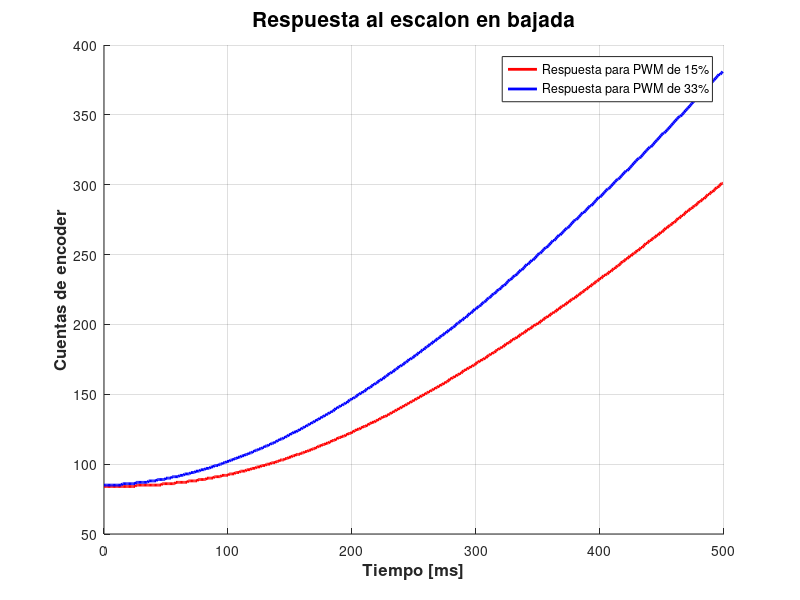
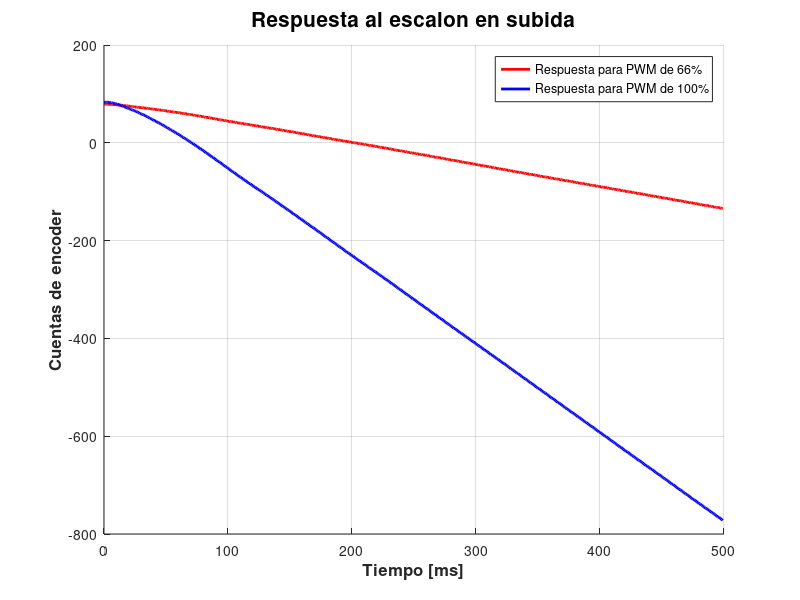

MATLAB code to generate these figures, in order:
close all;clear all; clc;

% ------- Pruebas de escalon con T = 1ms para el equipo 9 ---------
y9_50b_1 = [84,84,84,84,84,84,84,84,84,84,84,84,84,84,84,84,84,84,84,84,84,84,84,84,84,84,85,85,85,85,85,85,85,85,85,85,85,85,85,85,85,85,85,85,85,85,85,86,86,86,86,86,86,86,86,86,86,86,87,87,87,87,87,87,87,87,87,87,88,88,88,88,88,88,88,88,89,89,89,89,89,89,89,90,90,90,90,90,90,91,91,91,91,91,91,92,92,92,92,92,92,93,93,93,93,93,94,94,94,94,95,95,95,95,95,96,96,96,96,97,97,97,97,98,98,98,98,99,99,99,99,100,100,100,100,101,101,101,101,102,102,102,103,103,103,103,104,104,104,105,105,105,106,106,106,107,107,107,107,108,108,108,109,109,109,110,110,110,111,111,111,112,112,113,113,113,114,114,114,115,115,115,116,116,117,117,117,118,118,119,119,119,120,120,120,121,121,122,122,122,123,123,124,124,125,125,125,126,126,127,127,127,128,128,129,129,130,130,130,131,131,132,132,133,133,134,134,134,135,135,136,136,137,137,138,138,139,139,140,140,141,141,142,142,143,143,144,144,145,145,146,146,147,147,148,148,149,149,150,150,151,151,152,152,153,153,154,154,155,155,156,156,157,157,158,158,159,159,160,161,161,162,162,163,163,164,164,165,165,166,167,167,168,168,169,169,170,170,171,171,172,173,173,174,174,175,175,176,176,177,178,178,179,179,180,180,181,182,182,183,183,184,184,185,186,186,187,187,188,189,189,190,190,191,191,192,193,193,194,194,195,196,196,197,197,198,199,199,200,200,201,201,202,203,203,204,205,205,206,206,207,208,208,209,209,210,211,211,212,213,213,214,214,215,216,216,217,218,218,219,219,220,221,221,222,223,223,224,225,225,226,227,227,228,229,229,230,231,231,232,233,233,234,235,235,236,236,237,238,238,239,240,240,241,242,242,243,244,245,245,246,247,247,248,249,249,250,251,251,252,253,253,254,255,255,256,257,258,258,259,260,260,261,262,262,263,264,264,265,266,266,267,268,269,269,270,271,271,272,273,273,274,275,276,276,277,278,278,279,280,281,281,282,283,283,284,285,285,286,287,288,288,289,290,290,291,292,293,293,294,295,295,296,297,298,298,299,300,301,301];
y9_50b_2 = [84,84,84,84,84,84,84,84,84,84,84,84,84,85,85,85,85,85,85,85,85,85,85,85,85,85,85,85,85,86,86,86,86,86,86,86,86,86,86,87,87,87,87,87,87,87,87,87,87,88,88,88,88,88,88,88,89,89,89,89,89,89,89,89,90,90,90,90,90,90,91,91,91,91,91,91,92,92,92,92,92,93,93,93,93,93,93,94,94,94,94,95,95,95,95,95,96,96,96,96,97,97,97,97,97,98,98,98,99,99,99,99,99,100,100,100,101,101,101,101,102,102,102,102,103,103,103,104,104,104,104,105,105,105,106,106,106,106,107,107,107,108,108,108,109,109,109,110,110,110,111,111,111,112,112,112,113,113,113,114,114,114,115,115,115,116,116,117,117,117,118,118,119,119,119,120,120,120,121,121,122,122,122,123,123,124,124,124,125,125,126,126,126,127,127,128,128,129,129,129,130,130,131,131,131,132,132,133,133,134,134,135,135,135,136,136,137,137,138,138,139,139,140,140,141,141,142,142,143,143,144,144,144,145,145,146,146,147,147,148,148,149,149,150,150,151,151,152,152,153,153,154,154,155,155,156,157,157,158,158,159,159,160,160,161,161,162,162,163,163,164,165,165,166,166,167,167,168,168,169,169,170,171,171,172,172,173,173,174,174,175,175,176,177,177,178,178,179,179,180,180,181,182,182,183,183,184,184,185,186,186,187,187,188,188,189,190,190,191,191,192,193,193,194,194,195,196,196,197,197,198,198,199,200,200,201,201,202,203,203,204,204,205,206,206,207,208,208,209,209,210,211,211,212,213,213,214,214,215,216,216,217,218,218,219,219,220,221,221,222,223,223,224,225,225,226,227,227,228,229,229,230,231,231,232,233,233,234,235,235,236,237,237,238,239,239,240,241,242,242,243,244,244,245,246,246,247,248,248,249,250,251,251,252,253,253,254,255,256,256,257,258,258,259,260,261,261,262,263,263,264,265,265,266,267,268,268,269,270,271,271,272,273,273,274,275,276,276,277,278,279,279,280,281,282,282,283,284,284,285,286,287,287,288,289,290,290,291,292,293,293,294,295,296,296,297,298,299,299,300,301,302,302,303,304,305,305,306,307,308,308,309,310,311,312,312,313,314,315,315];

y9_100b_1 = [85,85,85,85,85,85,85,85,85,85,85,85,85,85,85,86,86,86,86,86,86,86,86,86,86,86,87,87,87,87,87,87,87,87,87,87,88,88,88,88,88,88,88,89,89,89,89,89,89,89,90,90,90,90,90,91,91,91,91,91,91,92,92,92,92,93,93,93,93,93,94,94,94,94,95,95,95,95,96,96,96,96,97,97,97,97,98,98,98,99,99,99,99,100,100,100,101,101,101,102,102,102,103,103,103,104,104,104,105,105,105,106,106,106,107,107,107,108,108,108,109,109,110,110,110,111,111,111,112,112,113,113,113,114,114,115,115,115,116,116,117,117,118,118,118,119,119,120,120,121,121,122,122,123,123,123,124,124,125,125,126,126,127,127,128,128,129,129,130,130,131,131,132,132,133,133,134,134,135,135,136,136,137,137,138,138,139,140,140,141,141,142,142,143,143,144,144,145,146,146,147,147,148,148,149,150,150,151,151,152,152,153,154,154,155,155,156,157,157,158,158,159,160,160,161,161,162,163,163,164,165,165,166,166,167,168,168,169,170,170,171,171,172,173,173,174,175,175,176,176,177,178,178,179,180,180,181,182,182,183,184,184,185,186,186,187,188,188,189,190,190,191,192,192,193,194,194,195,196,196,197,198,198,199,200,201,201,202,203,203,204,205,205,206,207,208,208,209,210,211,211,212,213,213,214,215,216,216,217,218,219,219,220,221,222,222,223,224,225,225,226,227,228,228,229,230,231,232,232,233,234,235,235,236,237,238,239,239,240,241,242,243,243,244,245,246,246,247,248,249,250,251,251,252,253,254,255,255,256,257,258,259,260,260,261,262,263,264,264,265,266,267,268,269,269,270,271,272,273,274,275,275,276,277,278,279,280,280,281,282,283,284,285,285,286,287,288,289,290,291,291,292,293,294,295,296,297,297,298,299,300,301,302,303,304,304,305,306,307,308,309,310,310,311,312,313,314,315,316,317,318,319,319,320,321,322,323,324,325,326,327,327,328,329,330,331,332,333,334,335,336,337,337,338,339,340,341,342,343,344,345,346,347,348,349,349,350,351,352,353,354,355,356,357,358,359,360,361,362,363,363,364,365,366,367,368,369,370,371,372,373,374,375,376,377,378,379,379,380,381];
y9_100b_2 = [77,77,77,77,77,77,77,77,77,77,77,77,77,77,77,77,77,77,77,77,77,77,78,78,78,78,78,78,78,78,78,79,79,79,79,79,79,79,80,80,80,80,80,80,80,81,81,81,81,81,81,82,82,82,82,82,83,83,83,83,83,84,84,84,84,85,85,85,85,85,86,86,86,86,87,87,87,88,88,88,88,89,89,89,89,90,90,90,91,91,91,92,92,92,92,93,93,93,94,94,94,95,95,95,96,96,96,97,97,98,98,98,99,99,99,100,100,100,101,101,102,102,102,103,103,104,104,104,105,105,106,106,106,107,107,108,108,108,109,109,110,110,111,111,112,112,112,113,113,114,114,115,115,116,116,117,117,118,118,119,119,120,120,121,121,122,122,123,123,124,124,125,125,126,126,127,127,128,128,129,129,130,130,131,132,132,133,133,134,134,135,135,136,137,137,138,138,139,139,140,141,141,142,142,143,144,144,145,145,146,147,147,148,148,149,150,150,151,151,152,153,153,154,154,155,156,156,157,158,158,159,160,160,161,161,162,163,163,164,165,165,166,167,167,168,169,169,170,171,171,172,173,173,174,175,175,176,177,177,178,179,179,180,181,181,182,183,183,184,185,186,186,187,188,188,189,190,191,191,192,193,193,194,195,195,196,197,198,198,199,200,200,201,202,203,203,204,205,206,206,207,208,209,209,210,211,212,212,213,214,215,215,216,217,218,218,219,220,221,222,222,223,224,225,225,226,227,228,229,229,230,231,232,233,233,234,235,236,237,237,238,239,240,241,242,242,243,244,245,246,246,247,248,249,250,251,251,252,253,254,255,256,256,257,258,259,260,261,262,262,263,264,265,266,267,267,268,269,270,271,272,273,273,274,275,276,277,278,279,280,280,281,282,283,284,285,286,286,287,288,289,290,291,292,293,293,294,295,296,297,298,299,300,300,301,302,303,304,305,306,307,308,308,309,310,311,312,313,314,315,316,317,318,318,319,320,321,322,323,324,325,326,327,328,328,329,330,331,332,333,334,335,336,337,338,339,340,341,341,342,343,344,345,346,347,348,349,350,351,352,353,354,355,356,357,358,358,359,360,361,362,363,364,365,366,367,368,369,370,371,372,373,374,375,376,377,378,379,380,381];

y9_200s_1 = [79,79,79,79,79,78,78,78,78,78,78,77,77,77,77,76,76,76,76,75,75,75,74,74,74,73,73,73,72,72,72,72,71,71,71,70,70,70,69,69,69,68,68,68,67,67,67,66,66,66,65,65,64,64,64,63,63,63,62,62,62,61,61,60,60,60,59,59,58,58,58,57,57,56,56,55,55,55,54,54,53,53,52,52,52,51,51,50,50,49,49,48,48,47,47,47,46,46,45,45,44,44,43,43,43,42,42,41,41,40,40,40,39,39,38,38,38,37,37,36,36,35,35,35,34,34,33,33,32,32,32,31,31,30,30,30,29,29,28,28,27,27,27,26,26,25,25,24,24,23,23,23,22,22,21,21,20,20,19,19,19,18,18,17,17,16,16,15,15,14,14,14,13,13,12,12,11,11,10,10,10,9,9,8,8,7,7,6,6,6,5,5,4,4,3,3,3,2,2,1,1,0,0,0,-1,-1,-2,-2,-2,-3,-3,-4,-4,-5,-5,-6,-6,-6,-7,-7,-8,-8,-9,-9,-10,-10,-10,-11,-11,-12,-12,-13,-13,-14,-14,-15,-15,-16,-16,-16,-17,-17,-18,-18,-19,-19,-20,-20,-21,-21,-21,-22,-22,-23,-23,-24,-24,-25,-25,-25,-26,-26,-27,-27,-28,-28,-29,-29,-30,-30,-30,-31,-31,-32,-32,-33,-33,-34,-34,-35,-35,-36,-36,-36,-37,-37,-38,-38,-39,-39,-40,-40,-41,-41,-41,-42,-42,-43,-43,-44,-44,-45,-45,-46,-46,-47,-47,-47,-48,-48,-49,-49,-50,-50,-51,-51,-52,-52,-53,-53,-54,-54,-54,-55,-55,-56,-56,-57,-57,-58,-58,-59,-59,-60,-60,-60,-61,-61,-62,-62,-63,-63,-64,-64,-65,-65,-65,-66,-66,-67,-67,-68,-68,-69,-69,-70,-70,-70,-71,-71,-72,-72,-73,-73,-74,-74,-74,-75,-75,-76,-76,-77,-77,-78,-78,-78,-79,-79,-80,-80,-81,-81,-82,-82,-83,-83,-83,-84,-84,-85,-85,-86,-86,-87,-87,-87,-88,-88,-89,-89,-90,-90,-91,-91,-91,-92,-92,-93,-93,-94,-94,-95,-95,-95,-96,-96,-97,-97,-98,-98,-99,-99,-100,-100,-100,-101,-101,-102,-102,-103,-103,-104,-104,-104,-105,-105,-106,-106,-107,-107,-108,-108,-109,-109,-109,-110,-110,-111,-111,-112,-112,-113,-113,-113,-114,-114,-115,-115,-116,-116,-117,-117,-118,-118,-118,-119,-119,-120,-120,-121,-121,-122,-122,-123,-123,-123,-124,-124,-125,-125,-126,-126,-127,-127,-128,-128,-128,-129,-129,-130,-130,-131,-131,-132,-132,-132,-133,-133,-134,-134];
y9_200s_2 = [75,75,75,75,75,75,75,75,75,75,74,74,74,74,73,73,73,73,72,72,72,71,71,71,71,70,70,70,69,69,69,68,68,68,67,67,67,66,66,66,65,65,65,64,64,64,63,63,63,62,62,62,61,61,61,60,60,60,59,59,58,58,58,57,57,57,56,56,55,55,54,54,54,53,53,52,52,52,51,51,50,50,49,49,48,48,47,47,47,46,46,45,45,44,44,43,43,42,42,42,41,41,40,40,39,39,38,38,38,37,37,36,36,35,35,35,34,34,33,33,32,32,32,31,31,30,30,29,29,29,28,28,27,27,26,26,25,25,25,24,24,23,23,22,22,21,21,21,20,20,19,19,18,18,17,17,16,16,15,15,15,14,14,13,13,12,12,11,11,10,10,9,9,8,8,7,7,7,6,6,5,5,4,4,3,3,2,2,2,1,1,0,0,-1,-1,-2,-2,-3,-3,-3,-4,-4,-5,-5,-6,-6,-7,-7,-7,-8,-8,-9,-9,-10,-10,-11,-11,-12,-12,-12,-13,-13,-14,-14,-15,-15,-16,-16,-17,-17,-18,-18,-19,-19,-19,-20,-20,-21,-21,-22,-22,-23,-23,-24,-24,-25,-25,-26,-26,-26,-27,-27,-28,-28,-29,-29,-30,-30,-31,-31,-31,-32,-32,-33,-33,-34,-34,-35,-35,-36,-36,-37,-37,-38,-38,-38,-39,-39,-40,-40,-41,-41,-42,-42,-43,-43,-44,-44,-45,-45,-45,-46,-46,-47,-47,-48,-48,-49,-49,-50,-50,-51,-51,-51,-52,-52,-53,-53,-54,-54,-55,-55,-56,-56,-57,-57,-57,-58,-58,-59,-59,-60,-60,-61,-61,-62,-62,-63,-63,-64,-64,-65,-65,-65,-66,-66,-67,-67,-68,-68,-69,-69,-70,-70,-70,-71,-71,-72,-72,-73,-73,-74,-74,-74,-75,-75,-76,-76,-77,-77,-78,-78,-78,-79,-79,-80,-80,-81,-81,-81,-82,-82,-83,-83,-84,-84,-85,-85,-85,-86,-86,-87,-87,-88,-88,-88,-89,-89,-90,-90,-91,-91,-91,-92,-92,-93,-93,-94,-94,-95,-95,-95,-96,-96,-97,-97,-98,-98,-98,-99,-99,-100,-100,-101,-101,-101,-102,-102,-103,-103,-104,-104,-105,-105,-105,-106,-106,-107,-107,-108,-108,-109,-109,-109,-110,-110,-111,-111,-112,-112,-112,-113,-113,-114,-114,-115,-115,-115,-116,-116,-117,-117,-118,-118,-119,-119,-119,-120,-120,-121,-121,-122,-122,-123,-123,-123,-124,-124,-125,-125,-126,-126,-127,-127,-127,-128,-128,-129,-129,-130,-130,-131,-131,-131,-132,-132,-133,-133,-134,-134,-134,-135,-135,-136,-136,-137,-137,-137,-138,-138];

%y9_250s_1 = [75,75,75,75,75,75,75,75,75,75,76,76,76,76,76,76,76,76,76,76,76,76,76,77,77,77,77,77,77,77,77,77,78,78,78,78,78,78,78,78,79,79,79,79,79,79,80,80,80,80,80,80,81,81,81,81,81,82,82,82,82,83,83,83,83,83,84,84,84,84,85,85,85,85,86,86,86,86,87,87,87,87,88,88,88,89,89,89,89,90,90,90,91,91,91,92,92,92,93,93,93,94,94,94,95,95,95,96,96,96,97,97,97,98,98,99,99,99,100,100,100,101,101,102,102,102,103,103,104,104,104,105,105,106,106,106,107,107,108,108,109,109,109,110,110,111,111,112,112,113,113,114,114,114,115,115,116,116,117,117,118,118,119,119,120,120,121,121,122,122,123,123,124,124,125,125,126,126,127,128,128,129,129,130,130,131,131,132,132,133,133,134,135,135,136,136,137,137,138,139,139,140,140,141,141,142,143,143,144,144,145,146,146,147,147,148,149,149,150,150,151,152,152,153,153,154,155,155,156,157,157,158,158,159,160,160,161,162,162,163,164,164,165,166,166,167,168,168,169,170,170,171,172,172,173,174,174,175,176,176,177,178,178,179,180,180,181,182,182,183,184,184,185,186,187,187,188,189,189,190,191,191,192,193,194,194,195,196,196,197,198,199,199,200,201,201,202,203,204,204,205,206,207,207,208,209,210,210,211,212,213,213,214,215,216,216,217,218,219,219,220,221,222,223,223,224,225,226,226,227,228,229,230,230,231,232,233,234,234,235,236,237,238,238,239,240,241,242,243,243,244,245,246,247,247,248,249,250,251,252,252,253,254,255,256,257,257,258,259,260,261,262,262,263,264,265,266,267,267,268,269,270,271,272,273,273,274,275,276,277,278,279,279,280,281,282,283,284,285,285,286,287,288,289,290,291,291,292,293,294,295,296,297,298,299,299,300,301,302,303,304,305,306,307,307,308,309,310,311,312,313,314,315,315,316,317,318,319,320,321,322,323,324,325,326,326,327,328,329,330,331,332,333,334,335,336,337,338,339,339,340,341,342,343,344,345,346,347,348,349,350,351,352,353,353,354,355,356,357,358,359,360,361,362,363,364,365,366,367,368,369,370,371,372,373,374,374,375,376,377];
%y9_250s_2 = [89,89,89,89,89,89,89,89,89,89,89,89,89,89,89,89,89,90,90,90,90,90,90,90,90,90,90,90,91,91,91,91,91,91,91,91,91,92,92,92,92,92,92,92,93,93,93,93,93,93,94,94,94,94,94,95,95,95,95,95,96,96,96,96,96,97,97,97,97,98,98,98,98,99,99,99,99,100,100,100,100,101,101,101,101,102,102,102,103,103,103,104,104,104,104,105,105,105,106,106,106,107,107,107,108,108,108,109,109,109,110,110,111,111,111,112,112,112,113,113,114,114,114,115,115,115,116,116,117,117,118,118,118,119,119,120,120,121,121,121,122,122,123,123,124,124,125,125,125,126,126,127,127,128,128,129,129,130,130,131,131,132,132,133,133,134,134,135,135,136,136,137,137,138,138,139,139,140,140,141,141,142,142,143,144,144,145,145,146,146,147,147,148,149,149,150,150,151,151,152,152,153,154,154,155,155,156,157,157,158,158,159,159,160,161,161,162,163,163,164,164,165,166,166,167,168,168,169,169,170,171,171,172,172,173,174,174,175,176,176,177,177,178,179,179,180,181,181,182,183,183,184,185,185,186,187,187,188,189,189,190,191,191,192,193,193,194,195,195,196,197,198,198,199,200,200,201,202,202,203,204,204,205,206,207,207,208,209,209,210,211,212,212,213,214,215,215,216,217,217,218,219,220,220,221,222,223,223,224,225,226,226,227,228,229,229,230,231,232,233,233,234,235,236,237,237,238,239,240,240,241,242,243,244,244,245,246,247,248,248,249,250,251,252,252,253,254,255,256,256,257,258,259,260,261,261,262,263,264,265,265,266,267,268,269,270,270,271,272,273,274,275,275,276,277,278,279,280,281,281,282,283,284,285,286,286,287,288,289,290,291,291,292,293,294,295,296,297,298,298,299,300,301,302,303,304,305,305,306,307,308,309,310,311,312,312,313,314,315,316,317,318,319,320,320,321,322,323,324,325,326,327,328,329,330,330,331,332,333,334,335,336,337,338,339,340,341,341,342,343,344,345,346,347,348,349,350,351,352,353,354,354,355,356,357,358,359,360,361,362,363,364,365,366,367,368,369,370,371,371,372,373,374,375,376,377,378,379,380,381,382,383,384,385,386,387,388,389,390,391];

y9_300s_1 = [103,103,103,103,103,102,102,101,101,100,99,99,98,97,96,95,94,93,92,91,90,89,88,87,86,85,84,83,82,80,79,78,77,76,74,73,72,71,69,68,67,65,64,63,61,60,58,57,56,54,53,51,50,48,47,45,43,42,40,39,37,36,34,32,31,29,27,26,24,22,21,19,17,16,14,12,10,9,7,5,3,2,0,-2,-4,-5,-7,-9,-11,-13,-14,-16,-18,-20,-22,-24,-25,-27,-29,-31,-33,-35,-36,-38,-40,-42,-44,-45,-47,-49,-51,-53,-54,-56,-58,-60,-61,-63,-65,-67,-68,-70,-72,-73,-75,-77,-79,-80,-82,-84,-86,-87,-89,-91,-92,-94,-96,-98,-99,-101,-103,-105,-106,-108,-110,-112,-114,-115,-117,-119,-121,-123,-124,-126,-128,-130,-132,-134,-135,-137,-139,-141,-142,-144,-146,-148,-150,-152,-153,-155,-157,-159,-161,-162,-164,-166,-168,-170,-172,-173,-175,-177,-179,-181,-182,-184,-186,-188,-190,-191,-193,-195,-197,-199,-201,-202,-204,-206,-208,-210,-211,-213,-215,-217,-219,-220,-222,-224,-226,-227,-229,-231,-233,-234,-236,-238,-240,-242,-243,-245,-247,-249,-250,-252,-254,-256,-257,-259,-261,-263,-265,-266,-268,-270,-272,-274,-275,-277,-279,-281,-283,-284,-286,-288,-290,-292,-294,-295,-297,-299,-301,-303,-305,-306,-308,-310,-312,-314,-316,-317,-319,-321,-323,-325,-326,-328,-330,-332,-334,-336,-337,-339,-341,-343,-345,-346,-348,-350,-352,-354,-356,-357,-359,-361,-363,-364,-366,-368,-370,-372,-374,-375,-377,-379,-381,-383,-384,-386,-388,-390,-392,-393,-395,-397,-399,-401,-402,-404,-406,-408,-409,-411,-413,-415,-417,-419,-420,-422,-424,-426,-428,-429,-431,-433,-435,-437,-438,-440,-442,-444,-446,-448,-449,-451,-453,-455,-457,-458,-460,-462,-464,-466,-468,-469,-471,-473,-475,-477,-478,-480,-482,-484,-486,-488,-489,-491,-493,-495,-496,-498,-500,-502,-504,-506,-507,-509,-511,-513,-515,-516,-518,-520,-522,-524,-526,-527,-529,-531,-533,-535,-536,-538,-540,-542,-544,-546,-547,-549,-551,-553,-555,-556,-558,-560,-562,-564,-565,-567,-569,-571,-573,-575,-576,-578,-580,-582,-584,-586,-587,-589,-591,-593,-595,-597,-598,-600,-602,-604,-606,-607,-609,-611,-613,-615,-617,-618,-620,-622,-624,-626,-627,-629,-631,-633,-635,-637,-638,-640,-642,-644,-646,-647,-649,-651,-653,-655,-656,-658,-660,-662,-664,-665,-667,-669,-671,-673,-674,-676,-678,-680,-682,-684,-685,-687,-689,-691,-693,-694,-696,-698,-700,-702,-704,-705,-707,-709,-711,-713,-715,-716,-718,-720,-722,-724,-726,-727,-729,-731,-733,-735,-736,-738,-740,-742,-744,-746,-747,-749,-751,-753];
y9_300s_2 = [83,83,83,83,83,82,82,81,81,80,79,79,78,77,76,75,74,73,72,71,70,69,68,67,66,65,64,63,62,60,59,58,57,56,54,53,52,50,49,48,46,45,44,42,41,40,38,37,35,34,32,31,29,28,26,25,23,22,20,19,17,16,14,12,11,9,8,6,4,3,1,-1,-2,-4,-6,-7,-9,-11,-13,-14,-16,-18,-20,-21,-23,-25,-27,-29,-30,-32,-34,-36,-38,-39,-41,-43,-45,-47,-49,-50,-52,-54,-56,-58,-60,-61,-63,-65,-67,-69,-70,-72,-74,-76,-77,-79,-81,-83,-84,-86,-88,-90,-91,-93,-95,-96,-98,-100,-101,-103,-105,-107,-108,-110,-112,-114,-115,-117,-119,-121,-122,-124,-126,-128,-130,-131,-133,-135,-137,-138,-140,-142,-144,-146,-147,-149,-151,-153,-155,-156,-158,-160,-162,-164,-165,-167,-169,-171,-173,-174,-176,-178,-180,-182,-183,-185,-187,-189,-191,-193,-194,-196,-198,-200,-202,-204,-205,-207,-209,-211,-213,-214,-216,-218,-220,-222,-224,-225,-227,-229,-231,-232,-234,-236,-238,-240,-241,-243,-245,-247,-248,-250,-252,-254,-256,-257,-259,-261,-263,-264,-266,-268,-270,-271,-273,-275,-277,-279,-280,-282,-284,-286,-288,-289,-291,-293,-295,-297,-299,-300,-302,-304,-306,-308,-310,-311,-313,-315,-317,-319,-320,-322,-324,-326,-328,-330,-331,-333,-335,-337,-339,-340,-342,-344,-346,-348,-350,-351,-353,-355,-357,-359,-360,-362,-364,-366,-368,-370,-371,-373,-375,-377,-379,-380,-382,-384,-386,-388,-389,-391,-393,-395,-397,-398,-400,-402,-404,-406,-407,-409,-411,-413,-415,-416,-418,-420,-422,-424,-425,-427,-429,-431,-433,-434,-436,-438,-440,-442,-443,-445,-447,-449,-451,-452,-454,-456,-458,-460,-462,-463,-465,-467,-469,-471,-472,-474,-476,-478,-480,-482,-483,-485,-487,-489,-491,-492,-494,-496,-498,-500,-502,-503,-505,-507,-509,-511,-512,-514,-516,-518,-520,-522,-523,-525,-527,-529,-531,-532,-534,-536,-538,-540,-542,-543,-545,-547,-549,-551,-552,-554,-556,-558,-560,-561,-563,-565,-567,-569,-571,-572,-574,-576,-578,-580,-581,-583,-585,-587,-589,-591,-592,-594,-596,-598,-600,-601,-603,-605,-607,-609,-611,-612,-614,-616,-618,-620,-622,-623,-625,-627,-629,-631,-632,-634,-636,-638,-640,-641,-643,-645,-647,-649,-650,-652,-654,-656,-658,-660,-661,-663,-665,-667,-668,-670,-672,-674,-676,-678,-679,-681,-683,-685,-687,-688,-690,-692,-694,-696,-698,-699,-701,-703,-705,-707,-709,-710,-712,-714,-716,-718,-719,-721,-723,-725,-727,-729,-730,-732,-734,-736,-738,-739,-741,-743,-745,-747,-748,-750,-752,-754,-756,-757,-759,-761,-763,-765,-766,-768,-770,-772];

y = y9_50b_1;
t = (0:length(y)-1);

figure(1); hold all;
grid on;
set(gca,'color',[207/255, 231/255, 245/255]);
% plot(t,50*100/300,'k', 'LineWidth',2);
plot(t,y9_50b_1,'r', 'LineWidth',2);
plot(t,y9_100b_1,'b', 'LineWidth',2);
hold off;
title('Respuesta al escalon en bajada','FontSize',15,'FontWeight','bold');
xlabel('Tiempo [ms]','FontSize',12,'FontWeight','bold');
ylabel('Cuentas de encoder','FontSize',12,'FontWeight','bold');
legend('Respuesta para PWM de 15%','Respuesta para PWM de 33%');
set(gcf, 'Position', [100, 100, 960,570]);

figure(2); hold all;
grid on;
set(gca,'color',[207/255, 231/255, 245/255]);
% plot(t,50*100/300,'k', 'LineWidth',2);
plot(t,y9_200s_1,'r', 'LineWidth',2);
plot(t,y9_300s_2,'b', 'LineWidth',2);
hold off;
title('Respuesta al escalon en subida','FontSize',15,'FontWeight','bold');
xlabel('Tiempo [ms]','FontSize',12,'FontWeight','bold');
ylabel('Cuentas de encoder','FontSize',12,'FontWeight','bold');
legend('Respuesta para PWM de 66%','Respuesta para PWM de 100%');
set(gcf, 'Position', [150, 150, 960,570]);

